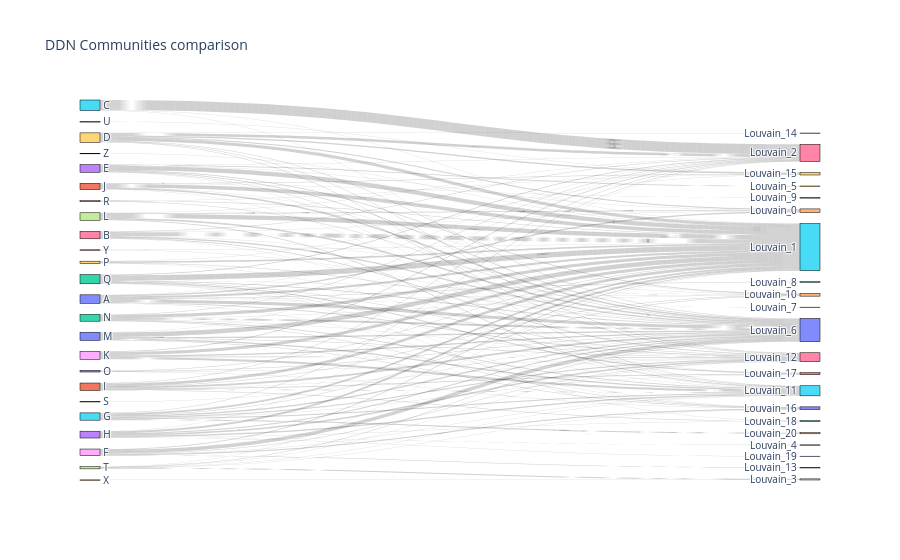

Notebook cell for this chart:
### Code cell
import plotly.graph_objects as go
import kaleido


fig = go.Figure(data=[go.Sankey(
    node = dict(
      pad = 15,
      thickness = 20,
      line = dict(color = "black", width = 0.5),
      label = com_label,
    ),
    link = dict(
      source = com_source, # indices correspond to labels, eg A1, A2, A1, B1, ...
      target = com_target,
      value = value_list,
      line = dict(color = "grey", width = 0.005),
        
  ))])
fig.update_layout(title_text="DDN Communities comparison", font_size=10)
fig.show()
fig.write_image("Figures/Fig2A.pdf", engine="kaleido")

### Figure 1 — Plotly figure (JSON) as saved in the notebook; plotly's stock layout.template omitted (floating-point values rounded to 4 significant figures; data arrays with more than 128 entries replaced by an {"elided": "..."} marker saying what was removed)
{"data": [{"link": {"line": {"color": "grey", "width": 0.005}, "source": {"elided": "1005 int values"}, "target": {"elided": "1005 int values"}, "value": {"elided": "1005 int values"}}, "node": {"label": ["O", "Y", "N", "E", "U", "C", "R", "T", "K", "P", "M", "J", "S", "H", "X", "G", "B", "L", "F", "D", "A", "I", "Q", "Z", "Louvain_0", "Louvain_1", "Louvain_2", "Louvain_3", "Louvain_4", "Louvain_5", "Louvain_6", "Louvain_7", "Louvain_8", "Louvain_9", "Louvain_10", "Louvain_11", "Louvain_12", "Louvain_13", "Louvain_14", "Louvain_15", "Louvain_16", "Louvain_17", "Louvain_18", "Louvain_19", "Louvain_20"], "line": {"color": "black", "width": 0.5}, "pad": 15, "thickness": 20}, "type": "sankey"}], "layout": {"autosize": true, "font": {"size": 10}, "title": {"text": "DDN Communities comparison"}}}
